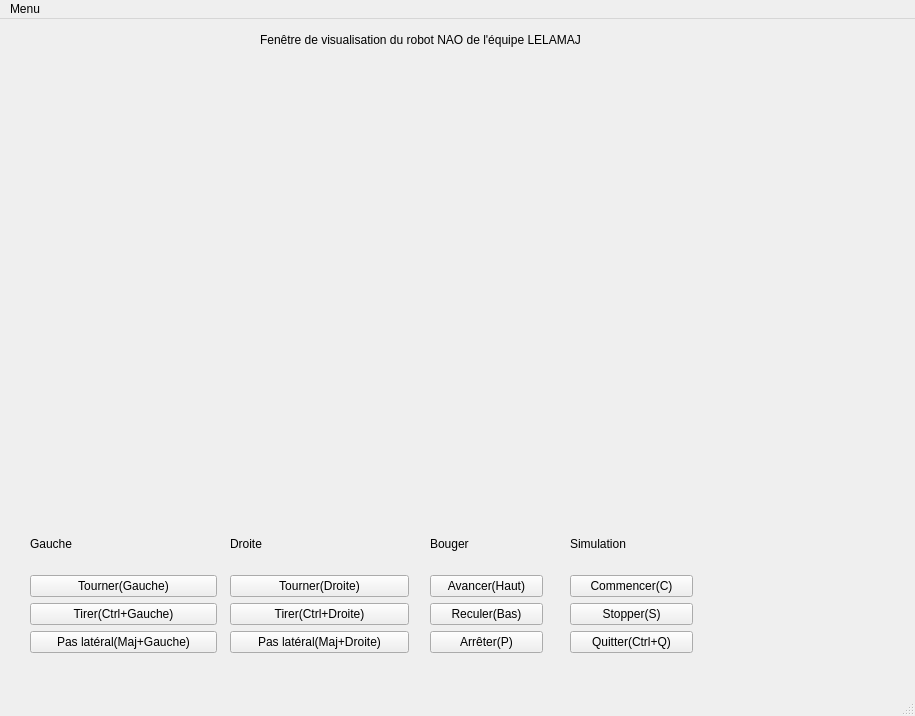
<?xml version="1.0" encoding="UTF-8"?>
<ui version="4.0">
 <class>IHM</class>
 <widget class="QMainWindow" name="IHM">
  <property name="geometry">
   <rect>
    <x>0</x>
    <y>0</y>
    <width>915</width>
    <height>716</height>
   </rect>
  </property>
  <property name="windowTitle">
   <string>NAO Football Game LELAMAJ</string>
  </property>
  <widget class="QWidget" name="centralwidget">
   <widget class="QLabel" name="label">
    <property name="geometry">
     <rect>
      <x>260</x>
      <y>10</y>
      <width>401</width>
      <height>21</height>
     </rect>
    </property>
    <property name="text">
     <string>Fenêtre de visualisation du robot NAO de l'équipe LELAMAJ</string>
    </property>
   </widget>
   <widget class="QWidget" name="Conteneur" native="true">
    <property name="geometry">
     <rect>
      <x>20</x>
      <y>40</y>
      <width>881</width>
      <height>451</height>
     </rect>
    </property>
   </widget>
   <widget class="QWidget" name="layoutWidget">
    <property name="geometry">
     <rect>
      <x>230</x>
      <y>500</y>
      <width>179</width>
      <height>134</height>
     </rect>
    </property>
    <layout class="QVBoxLayout" name="verticalLayout_2">
     <item>
      <widget class="QLabel" name="label_3">
       <property name="text">
        <string>Droite</string>
       </property>
      </widget>
     </item>
     <item>
      <widget class="QPushButton" name="Bouton_rightturn">
       <property name="text">
        <string>Tourner(Droite)</string>
       </property>
       <property name="shortcut">
        <string>Right</string>
       </property>
      </widget>
     </item>
     <item>
      <widget class="QPushButton" name="Bouton_rightshoot">
       <property name="text">
        <string>Tirer(Ctrl+Droite)</string>
       </property>
       <property name="shortcut">
        <string>Ctrl+Right</string>
       </property>
      </widget>
     </item>
     <item>
      <widget class="QPushButton" name="Bouton_rightshift">
       <property name="text">
        <string>Pas latéral(Maj+Droite)</string>
       </property>
       <property name="shortcut">
        <string>Shift+Right</string>
       </property>
      </widget>
     </item>
    </layout>
   </widget>
   <widget class="QWidget" name="layoutWidget_2">
    <property name="geometry">
     <rect>
      <x>430</x>
      <y>500</y>
      <width>113</width>
      <height>134</height>
     </rect>
    </property>
    <layout class="QVBoxLayout" name="verticalLayout_3">
     <item>
      <widget class="QLabel" name="label_4">
       <property name="text">
        <string>Bouger</string>
       </property>
      </widget>
     </item>
     <item>
      <widget class="QPushButton" name="Bouton_forward">
       <property name="text">
        <string>Avancer(Haut)</string>
       </property>
       <property name="shortcut">
        <string>Up</string>
       </property>
      </widget>
     </item>
     <item>
      <widget class="QPushButton" name="Bouton_back">
       <property name="text">
        <string>Reculer(Bas)</string>
       </property>
       <property name="shortcut">
        <string>Down</string>
       </property>
      </widget>
     </item>
     <item>
      <widget class="QPushButton" name="Bouton_crouch">
       <property name="text">
        <string>Arrêter(P)</string>
       </property>
       <property name="shortcut">
        <string>P</string>
       </property>
      </widget>
     </item>
    </layout>
   </widget>
   <widget class="QWidget" name="layoutWidget_3">
    <property name="geometry">
     <rect>
      <x>570</x>
      <y>500</y>
      <width>123</width>
      <height>134</height>
     </rect>
    </property>
    <layout class="QVBoxLayout" name="verticalLayout_4">
     <item>
      <widget class="QLabel" name="label_5">
       <property name="text">
        <string>Simulation</string>
       </property>
      </widget>
     </item>
     <item>
      <widget class="QPushButton" name="Bouton_start">
       <property name="text">
        <string>Commencer(C)</string>
       </property>
       <property name="shortcut">
        <string>C</string>
       </property>
      </widget>
     </item>
     <item>
      <widget class="QPushButton" name="Bouton_stop">
       <property name="text">
        <string>Stopper(S)</string>
       </property>
       <property name="shortcut">
        <string>S</string>
       </property>
      </widget>
     </item>
     <item>
      <widget class="QPushButton" name="Bouton_quitter">
       <property name="text">
        <string>Quitter(Ctrl+Q)</string>
       </property>
       <property name="shortcut">
        <string>Ctrl+Q</string>
       </property>
      </widget>
     </item>
    </layout>
   </widget>
   <widget class="QWidget" name="">
    <property name="geometry">
     <rect>
      <x>30</x>
      <y>500</y>
      <width>187</width>
      <height>134</height>
     </rect>
    </property>
    <layout class="QVBoxLayout" name="verticalLayout">
     <item>
      <widget class="QLabel" name="label_2">
       <property name="text">
        <string>Gauche</string>
       </property>
      </widget>
     </item>
     <item>
      <widget class="QPushButton" name="Bouton_leftturn">
       <property name="text">
        <string>Tourner(Gauche)</string>
       </property>
       <property name="shortcut">
        <string>Left</string>
       </property>
      </widget>
     </item>
     <item>
      <widget class="QPushButton" name="Bouton_leftshoot">
       <property name="text">
        <string>Tirer(Ctrl+Gauche)</string>
       </property>
       <property name="shortcut">
        <string>Ctrl+Left</string>
       </property>
      </widget>
     </item>
     <item>
      <widget class="QPushButton" name="Bouton_leftshift">
       <property name="text">
        <string>Pas latéral(Maj+Gauche)</string>
       </property>
       <property name="shortcut">
        <string>Shift+Left</string>
       </property>
      </widget>
     </item>
    </layout>
   </widget>
  </widget>
  <widget class="QMenuBar" name="menubar">
   <property name="geometry">
    <rect>
     <x>0</x>
     <y>0</y>
     <width>915</width>
     <height>27</height>
    </rect>
   </property>
   <widget class="QMenu" name="menuMenu">
    <property name="title">
     <string>Menu</string>
    </property>
    <addaction name="actionCommencer_Ctrl_C"/>
    <addaction name="separator"/>
    <addaction name="actionDocumentation_Ctrl_D"/>
    <addaction name="actionAide_Ctrl_A"/>
    <addaction name="separator"/>
    <addaction name="actionQuitter_Ctrl_Q"/>
   </widget>
   <addaction name="menuMenu"/>
  </widget>
  <widget class="QStatusBar" name="statusbar"/>
  <action name="actionCommencer_Ctrl_C">
   <property name="text">
    <string>Commencer (Ctrl+C)</string>
   </property>
   <property name="shortcut">
    <string>Ctrl+C</string>
   </property>
  </action>
  <action name="actionAide_Ctrl_A">
   <property name="text">
    <string>Aide (Ctrl+A)</string>
   </property>
   <property name="shortcut">
    <string>Ctrl+A</string>
   </property>
  </action>
  <action name="actionDocumentation_Ctrl_D">
   <property name="text">
    <string>Documentation (Ctrl+D)</string>
   </property>
   <property name="shortcut">
    <string>Ctrl+D</string>
   </property>
  </action>
  <action name="actionQuitter_Ctrl_Q">
   <property name="text">
    <string>Quitter (Ctrl+Q)</string>
   </property>
   <property name="shortcut">
    <string>Ctrl+Q</string>
   </property>
  </action>
 </widget>
 <resources/>
 <connections>
  <connection>
   <sender>Bouton_quitter</sender>
   <signal>clicked()</signal>
   <receiver>IHM</receiver>
   <slot>close()</slot>
   <hints>
    <hint type="sourcelabel">
     <x>657</x>
     <y>641</y>
    </hint>
    <hint type="destinationlabel">
     <x>839</x>
     <y>657</y>
    </hint>
   </hints>
  </connection>
  <connection>
   <sender>actionQuitter_Ctrl_Q</sender>
   <signal>triggered()</signal>
   <receiver>IHM</receiver>
   <slot>close()</slot>
   <hints>
    <hint type="sourcelabel">
     <x>-1</x>
     <y>-1</y>
    </hint>
    <hint type="destinationlabel">
     <x>457</x>
     <y>357</y>
    </hint>
   </hints>
  </connection>
 </connections>
</ui>
